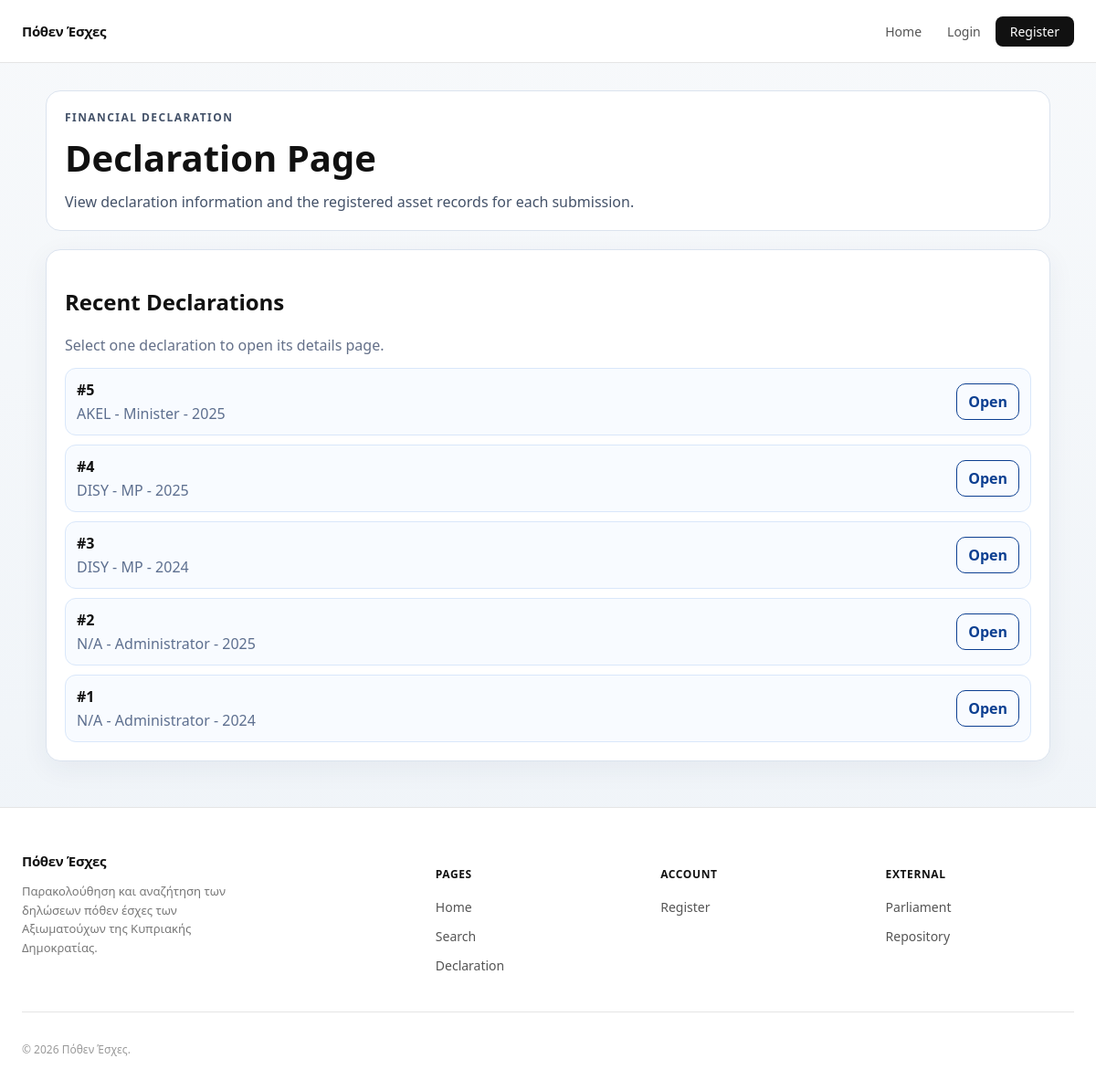
Screenshot of /modules/declaration.php with the database file from the repository.
### tables this page shows
CREATE TABLE declarations (
    id INT AUTO_INCREMENT PRIMARY KEY,
    user_id INT DEFAULT NULL,
    politician_id INT DEFAULT NULL,
    title VARCHAR(150) DEFAULT NULL,
    details TEXT DEFAULT NULL,
    year YEAR NOT NULL,
    status ENUM('draft', 'submitted') DEFAULT 'draft',
    created_at TIMESTAMP DEFAULT CURRENT_TIMESTAMP,
    FOREIGN KEY (user_id) REFERENCES users(id) ON DELETE SET NULL,
    FOREIGN KEY (politician_id) REFERENCES politicians(id) ON DELETE CASCADE
);

CREATE TABLE parties (
    id INT AUTO_INCREMENT PRIMARY KEY,
    name VARCHAR(100) NOT NULL
);

CREATE TABLE politicians (
    id INT AUTO_INCREMENT PRIMARY KEY,
    user_id INT NOT NULL,
    party_id INT DEFAULT NULL,
    position VARCHAR(100) DEFAULT NULL,
    FOREIGN KEY (user_id) REFERENCES users(id) ON DELETE CASCADE,
    FOREIGN KEY (party_id) REFERENCES parties(id) ON DELETE SET NULL
);

### modules/declaration.php (the view, shortened to what this page needs)
<?php
require_once __DIR__ . '/../includes/db.php';
$declarationId = filter_input(INPUT_GET, 'id', FILTER_VALIDATE_INT, [
    'options' => ['min_range' => 1]
]);
$declaration = null;
$recentDeclarations = [];
$errorMessage = '';
if ($declarationId) {
    $statement = $pdo->prepare(
        'SELECT d.id, d.year, d.status, d.created_at,
                p.position,
                pa.name AS party_name
         FROM declarations d
         INNER JOIN politicians p ON p.id = d.politician_id
         LEFT JOIN parties pa ON pa.id = p.party_id
         WHERE d.id = :declaration_id'
    );
    $statement->execute(['declaration_id' => $declarationId]);
    $declaration = $statement->fetch();
    if (!$declaration) {
        $errorMessage = 'Declaration was not found.';
    }
} else {
    $recentStatement = $pdo->query(
        'SELECT d.id, d.year, d.status, p.position, pa.name AS party_name
         FROM declarations d
         INNER JOIN politicians p ON p.id = d.politician_id
         LEFT JOIN parties pa ON pa.id = p.party_id
         ORDER BY d.created_at DESC, d.id DESC
         LIMIT 10'
    );
    $recentDeclarations = $recentStatement->fetchAll();
}
function esc(string $value): string
{
    return htmlspecialchars($value, ENT_QUOTES, 'UTF-8');
}
?>
<!DOCTYPE html>
<html lang="en">
<head>
    <link rel="stylesheet" href="../assets/css/header.css">
    <link rel="stylesheet" href="../assets/css/declaration.css">
    <link rel="stylesheet" href="../assets/css/footer.css">
</head>
<body>
    <main class="page-wrap">
        <section class="page-head">
            <p class="eyebrow">Financial Declaration</p>
            <h1>Declaration Page</h1>
            <p>View declaration information and the registered asset records for each submission.</p>
        </section>
        <?php if ($errorMessage !== ''): ?>
            <section class="card card-error">
                <h2>Not Found</h2>
                <p><?= esc($errorMessage) ?></p>
                <a href="declaration.php" class="btn-link">Browse recent declarations</a>
            </section>
        <?php else: ?>
            <section class="card">
                <h2>Recent Declarations</h2>
                <p class="muted">Select one declaration to open its details page.</p>
                <?php if (count($recentDeclarations) === 0): ?>
                    <p class="muted">No declarations found in database.</p>
                <?php else: ?>
                    <ul class="declaration-list">
                        <?php foreach ($recentDeclarations as $recent): ?>
                            <li>
                                <div>
                                    <strong>#<?= (int) $recent['id'] ?></strong>
                                    <span><?= esc((string) ($recent['party_name'] ?? 'N/A')) ?> - <?= esc((string) ($recent['position'] ?? 'N/A')) ?> - <?= esc((string) $recent['year']) ?></span>
                                </div>
                                <a href="declaration.php?id=<?= (int) $recent['id'] ?>" class="btn-link">Open</a>
                            </li>
                        <?php endforeach; ?>
                    </ul>
                <?php endif; ?>
            </section>
        <?php endif; ?>
    </main>
    <footer>
        <div class="footer-container">
            <div class="footer-grid">
                <div class="footer-brand">
                    <a href="../index.php" class="footer-logo">Πόθεν Έσχες</a>
                    <p>Παρακολούθηση και αναζήτηση των δηλώσεων πόθεν έσχες των Αξιωματούχων της Κυπριακής Δημοκρατίας.</p>
                </div>
                <div class="footer-section">
                    <h4>Pages</h4>
                    <ul>
                        <li><a href="../index.php">Home</a></li>
                        <li><a href="list.php">Search</a></li>
                        <li><a href="declaration.php">Declaration</a></li>
                    </ul>
                </div>
                <div class="footer-section">
                    <h4>Account</h4>
                    <ul>
                        <li><a href="../auth/register.php">Register</a></li>
                    </ul>
                </div>
                <div class="footer-section">
                    <h4>External</h4>
                    <ul>
                        <li><a href="https://www.parliament.cy/el/ποθεν-εσχες" target="_blank" rel="noopener">Parliament</a></li>
                        <li><a href="https://github.com/Russellvikra/CSE-326" target="_blank" rel="noopener">Repository</a></li>
                    </ul>
                </div>
            </div>
            <div class="footer-bottom">
                <p>© 2026 Πόθεν Έσχες.</p>
            </div>
        </div>
    </footer>
</body>
</html>

### assets/css/header.css (style rules this page uses)
.header-container { position: sticky; top: 0; z-index: 100; padding: 12px 24px; background-color: #fff; border-bottom: 1px solid #e5e5e5; }
.navbar { display: flex; align-items: center; justify-content: space-between; max-width: 1200px; margin: 0 auto; height: 44px; position: relative; }
.navbar-brand { font-size: 15px; font-weight: 600; color: #111; text-decoration: none; letter-spacing: -0.3px; }
.navbar-menu { list-style: none; display: flex; align-items: center; gap: 4px; }
.navbar-menu li a { font-size: 14px; color: #555; text-decoration: none; padding: 6px 12px; border-radius: 8px; transition: background 0.15s, color 0.15s; }
.btn-register { background: #111 !important; color: #fff !important; font-weight: 500 !important; padding: 7px 16px !important; border-radius: 8px; }

### assets/css/declaration.css (style rules this page uses)
* { box-sizing: border-box; }
body { margin: 0; font-family: "Segoe UI", Tahoma, Geneva, Verdana, sans-serif; background: linear-gradient(180deg, #f7f9fb 0%, #eef3f8 100%); color: #111; min-height: 100vh; display: flex; flex-direction: column; }
.page-wrap { width: min(1100px, 100% - 32px); margin: 30px auto 50px; display: grid; gap: 20px; }
.page-head { background: #ffffff; border: 1px solid #dbe3ee; border-radius: 16px; padding: 20px; }
.page-head h1 { margin: 8px 0 10px; font-size: clamp(26px, 4vw, 40px); }
.page-head p { margin: 0; color: #445269; }
.eyebrow { margin: 0; text-transform: uppercase; letter-spacing: 0.12em; font-weight: 700; color: #3b6ac7; font-size: 12px; }
.card { background: #fff; border: 1px solid #dbe3ee; border-radius: 16px; padding: 20px; box-shadow: 0 8px 30px rgba(28, 48, 77, 0.06); }
.muted { color: #647089; margin: 0; }
.declaration-list { list-style: none; margin: 14px 0 0; padding: 0; display: grid; gap: 10px; }
.declaration-list li { display: flex; align-items: center; justify-content: space-between; gap: 8px; background: #f8fbff; border: 1px solid #d9e7fa; border-radius: 12px; padding: 12px; }
.declaration-list span { display: block; color: #5d6f8f; margin-top: 4px; }
.btn-link { display: inline-block; border: 1px solid #0c3f91; color: #0c3f91; text-decoration: none; border-radius: 10px; padding: 8px 12px; font-weight: 600; transition: all 0.15s ease; }

### assets/css/footer.css (style rules this page uses)
footer { margin-top: auto; border-top: 1px solid #e5e5e5; background: #fff; }
.footer-container { max-width: 1200px; margin: 0 auto; padding: 48px 24px 24px; }
.footer-grid { display: grid; grid-template-columns: 2fr 1fr 1fr 1fr; gap: 40px; margin-bottom: 40px; }
.footer-logo { font-size: 15px; font-weight: 600; color: #111; text-decoration: none; letter-spacing: -0.3px; display: block; margin-bottom: 12px; }
.footer-brand p { font-size: 13px; color: #777; line-height: 1.6; max-width: 260px; }
.footer-section h4 { font-size: 12px; font-weight: 600; color: #111; text-transform: uppercase; letter-spacing: 0.6px; margin-bottom: 16px; }
.footer-section ul { list-style: none; padding: 0; margin: 0; display: flex; flex-direction: column; gap: 10px; }
.footer-section ul li a { font-size: 14px; color: #555; text-decoration: none; transition: color 0.15s; }
.footer-bottom { border-top: 1px solid #e5e5e5; padding-top: 20px; }
.footer-bottom p { font-size: 12px; color: #999; }

### rows the page displays
declarations: id "5", parties.name "AKEL", politician.position "Minister", year "2025"
declarations: id "4", parties.name "DISY", politician.position "MP", year "2025"
declarations: id "3", parties.name "DISY", politician.position "MP", year "2024"
declarations: id "2", party_name "N/A", politician.position "Administrator", year "2025"
declarations: id "1", party_name "N/A", politician.position "Administrator", year "2024"
